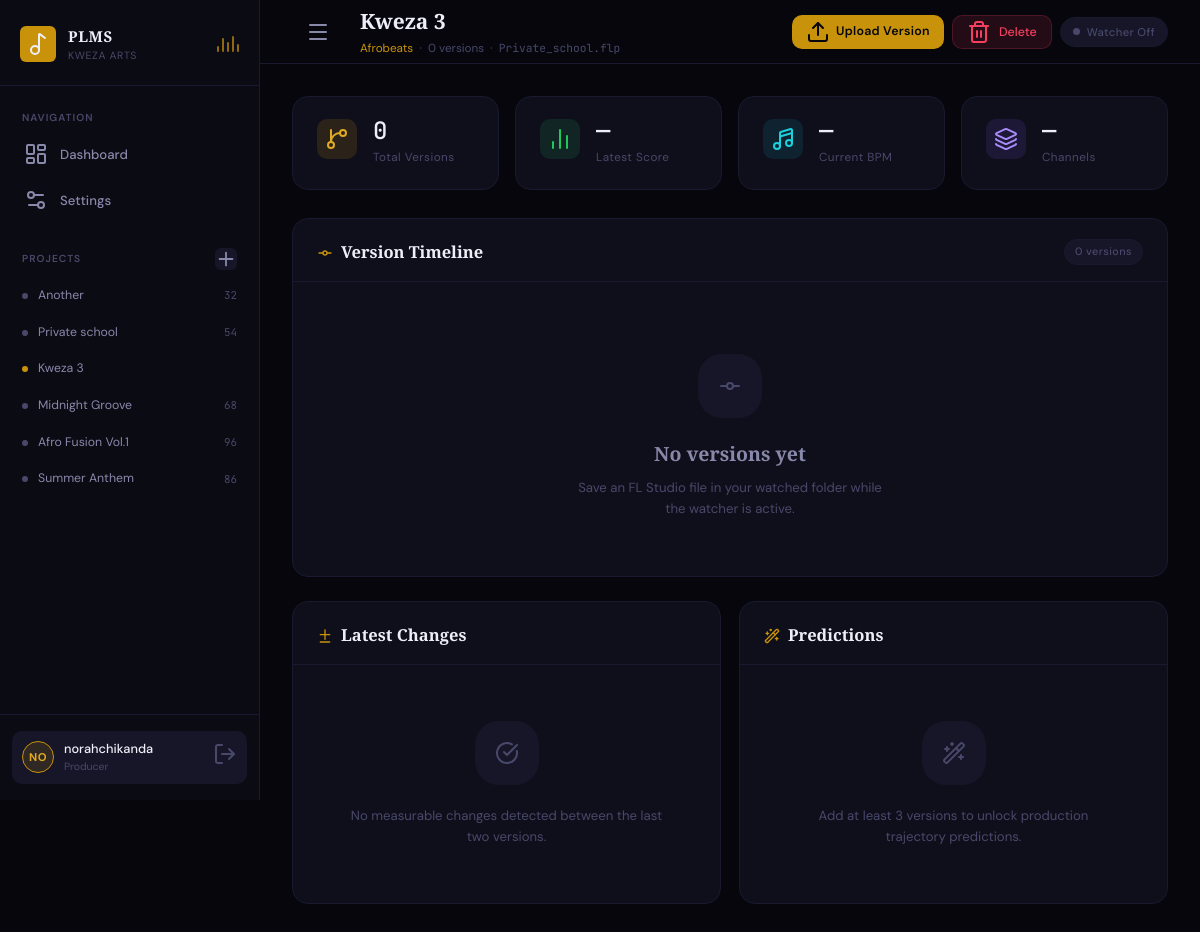
The page /project/7 (signed in) on the database its author committed.
### models.py (models this page shows, shortened)
class Project(db.Model):
    __tablename__ = 'projects'
    id          = db.Column(db.Integer, primary_key=True)
    user_id     = db.Column(db.Integer, db.ForeignKey('users.id'), nullable=False)
    name        = db.Column(db.String(200), nullable=False)
    filepath    = db.Column(db.String(500), default='')
    source_path = db.Column(db.String(500), default='')
    description = db.Column(db.Text,        default='')
    genre       = db.Column(db.String(100), default='')
    created_at  = db.Column(db.DateTime,    default=datetime.utcnow)
    versions    = db.relationship('Version', backref='project', lazy=True,
                                  cascade='all, delete-orphan',
                                  order_by='Version.version_num')
    @property
    def version_count(self):  return len(self.versions)
    @property
    def latest_version(self): return self.versions[-1] if self.versions else None
    @property
    def latest_score(self):
        lv = self.latest_version; return lv.quality_score if lv else 0.0
    @property
    def score_class(self):
        s = self.latest_score
        return 'score-high' if s >= 70 else ('score-mid' if s >= 40 else 'score-low')

class Version(db.Model):
    __tablename__ = 'versions'
    id            = db.Column(db.Integer, primary_key=True)
    project_id    = db.Column(db.Integer, db.ForeignKey('projects.id'), nullable=False)
    version_num   = db.Column(db.Integer, nullable=False)
    tempo         = db.Column(db.Float,   default=120.0)
    channel_count = db.Column(db.Integer, default=0)
    pattern_count = db.Column(db.Integer, default=0)
    quality_score = db.Column(db.Float,   default=0.0)
    changes_json  = db.Column(db.Text,    default='{}')
    backup_path   = db.Column(db.String(500), default='')
    notes         = db.Column(db.Text,    default='')
    captured_at   = db.Column(db.DateTime, default=datetime.utcnow)

class User(db.Model, UserMixin):
    __tablename__ = 'users'
    id            = db.Column(db.Integer, primary_key=True)
    username      = db.Column(db.String(80),  unique=True, nullable=False)
    email         = db.Column(db.String(120), unique=True, nullable=False)
    password_hash = db.Column(db.String(256), nullable=False)
    role          = db.Column(db.String(20),  default='producer')
    created_at    = db.Column(db.DateTime,    default=datetime.utcnow)
    projects      = db.relationship('Project',     backref='owner', lazy=True,
                                    cascade='all, delete-orphan')
    settings      = db.relationship('AppSettings', backref='user',  uselist=False,
                                    cascade='all, delete-orphan')
    @property
    def initials(self): return self.username[:2].upper()

### app.py (the view)
@app.route('/project/<int:project_id>')
@login_required
def project_detail(project_id):
    proj  = Project.query.filter_by(id=project_id,
                                    user_id=current_user.id).first_or_404()
    preds = PredictionEngine().predict_all(proj.versions) \
            if len(proj.versions) >= 3 else {}
    chart = dict(
        labels  =[f'v{v.version_num}'                         for v in proj.versions],
        scores  =[v.quality_score                              for v in proj.versions],
        channels=[v.channel_count                              for v in proj.versions],
        tempos  =[v.tempo                                      for v in proj.versions],
        patterns=[v.pattern_count                              for v in proj.versions],
        samples =[getattr(v, 'sample_count', 0)               for v in proj.versions],
    )
    return render_template('project.html', project=proj,
                           predictions=preds,
                           chart_data=json.dumps(chart))

### app.py (called while the page is built, shortened)
@login_manager.user_loader
def load_user(uid): return User.query.get(int(uid))

@app.context_processor
def inject_globals():
    active = False
    if current_user.is_authenticated:
        s = AppSettings.query.filter_by(user_id=current_user.id).first()
    return dict(watcher_active=active)

### templates/project.html (shortened to what this page needs)
{% extends "base.html" %}
{% block page_title %}{{ project.name }}{% endblock %}
{% block page_sub %}
  {% if project.genre %}<span style="color:var(--gold)">{{ project.genre }}</span> &nbsp;·&nbsp; {% endif %}
  {{ project.version_count }} version{{ 's' if project.version_count != 1 }}
  {% if project.filepath %}&nbsp;·&nbsp; <span class="mono" style="font-size:.75rem">{{ project.filepath }}</span>{% endif %}
{% endblock %}
{% block topbar_actions %}
  <label class="btn btn-primary btn-sm" style="cursor:pointer;display:inline-flex;align-items:center;gap:6px;position:relative">
    <i data-lucide="upload"></i>
    <span id="upload-btn-text">Upload Version</span>
  </label>
  <button class="btn btn-danger btn-sm"
          onclick="confirmDelete('{{ project.name }}','delete-form-{{ project.id }}')">
    <i data-lucide="trash-2"></i> Delete
  </button>
{% endblock %}
{% block content %}
<div class="stat-grid" style="margin-bottom:28px">
  <div class="stat-card">
    <div class="stat-icon gold"><i data-lucide="git-branch"></i></div>
    <div class="stat-info">
      <div class="stat-value">{{ project.version_count }}</div>
      <div class="stat-label">Total Versions</div>
    </div>
  </div>
  <div class="stat-card">
    <div class="stat-icon green"><i data-lucide="bar-chart-2"></i></div>
    <div class="stat-info">
      <div class="stat-value {{ project.score_class }}">
        {{ project.latest_score|round(1) if project.latest_score else '—' }}
      </div>
      <div class="stat-label">Latest Score</div>
    </div>
  </div>
  <div class="stat-card">
    <div class="stat-icon teal"><i data-lucide="music-4"></i></div>
    <div class="stat-info">
      <div class="stat-value">
        {% if project.latest_version %}{{ project.latest_version.tempo|round(1) }}{% else %}—{% endif %}
      </div>
      <div class="stat-label">Current BPM</div>
    </div>
  </div>
  <div class="stat-card">
    <div class="stat-icon purple"><i data-lucide="layers"></i></div>
    <div class="stat-info">
      <div class="stat-value">
        {% if project.latest_version %}{{ project.latest_version.channel_count }}{% else %}—{% endif %}
      </div>
      <div class="stat-label">Channels</div>
    </div>
  </div>
</div>
<div class="card mb-6">
  <div class="card-header">
    <h3><i data-lucide="git-commit-horizontal" style="width:16px;height:16px;display:inline;vertical-align:middle;margin-right:8px;color:var(--gold)"></i>Version Timeline</h3>
    <span class="badge badge-muted">{{ project.version_count }} versions</span>
  </div>
  <div class="card-body" style="padding-bottom:8px">
    {% if project.versions %}
      <div class="timeline-scroll">
        {% for version in project.versions|reverse %}
          <div class="version-card {% if loop.first %}latest{% endif %}">
            <div class="version-num">VERSION {{ version.version_num }}</div>
            <div class="version-score {{ version.score_class }}">
              {{ version.quality_score|round(0)|int }}
            </div>
            <div class="version-meta">
              <div class="version-meta-row">
                <span>Tempo</span>
                <span>{{ version.tempo|round(0)|int }} BPM</span>
              </div>
              <div class="version-meta-row">
                <span>Channels</span>
                <span>{{ version.channel_count }}</span>
              </div>
              <div class="version-meta-row">
                <span>Patterns</span>
                <span>{{ version.pattern_count }} pat.</span>
              </div>
              <div class="version-meta-row">
                <i data-lucide="music" style="width:11px;height:11px"></i>
                <span>{{ version.sample_count if version.sample_count is defined else 0 }} smp.</span>
              </div>
            </div>
            <div class="score-bar-wrap" style="margin-bottom:10px">
              <div class="score-bar-fill {{ version.score_class }}"
                   data-score="{{ version.quality_score }}"></div>
            </div>
            <div class="version-date">
              {{ version.captured_at.strftime('%d %b %Y · %H:%M') }}
            </div>
            {% if not loop.first %}
              <button
                class="version-rollback"
                data-project-id="{{ project.id }}"
                data-version-num="{{ version.version_num }}">
                <i data-lucide="rotate-ccw"></i> Rollback
              </button>
            {% endif %}
          </div>
        {% endfor %}
      </div>
    {% else %}
      <div class="empty-state" style="padding:48px 24px">
        <div class="empty-icon"><i data-lucide="git-commit-horizontal"></i></div>
        <h3>No versions yet</h3>
        <p>Save an FL Studio file in your watched folder while the watcher is active.</p>
      </div>
    {% endif %}
  </div>
</div>
<div style="display:grid;grid-template-columns:1fr 1fr;gap:18px;margin-bottom:18px">
  <div class="card">
    <div class="card-header">
      <h3><i data-lucide="diff" style="width:16px;height:16px;display:inline;vertical-align:middle;margin-right:8px;color:var(--gold)"></i>Latest Changes</h3>
    </div>
    <div class="card-body">
      {% if project.latest_version and project.latest_version.changes and project.latest_version.changes.total > 0 %}
        <div class="changes-list">
          {% for key, change in project.latest_version.changes.items() %}
            {% if key != 'total' %}
              <div class="change-item {{ change.direction }}">
                {% if change.direction == 'increased' %}
                  <i data-lucide="arrow-up-right"></i>
                {% else %}
                  <i data-lucide="arrow-down-right"></i>
                {% endif %}
                <span class="change-label">{{ change.label }}</span>
                <span class="change-values">
                  <strong>{{ change.before }}</strong>
                  →
                  <strong>{{ change.after }}</strong>
                  <span style="color:var(--text-3)">({{ '+' if change.delta > 0 else '' }}{{ change.delta }} {{ change.unit }})</span>
                </span>
              </div>
            {% endif %}
          {% endfor %}
        </div>
      {% elif project.version_count == 1 %}
        <div class="empty-state" style="padding:32px 0">
          <div class="empty-icon"><i data-lucide="git-commit-horizontal"></i></div>
          <p>This is the first version. Changes will appear from version 2 onwards.</p>
        </div>
      {% else %}
        <div class="empty-state" style="padding:32px 0">
          <div class="empty-icon"><i data-lucide="check-circle"></i></div>
          <p>No measurable changes detected between the last two versions.</p>
        </div>
      {% endif %}
    </div>
  </div>
  <div class="card">
    <div class="card-header">
      <h3><i data-lucide="wand-2" style="width:16px;height:16px;display:inline;vertical-align:middle;margin-right:8px;color:var(--gold)"></i>Predictions</h3>
    </div>
    <div class="card-body">
      {% if predictions %}
        <div class="prediction-grid" style="grid-template-columns:1fr">
          {% if predictions.quality_score and predictions.quality_score.available %}
            {% set qs = predictions.quality_score %}
            <div class="prediction-item">
              <div class="pred-metric">Next Score (v{{ qs.next_version }})</div>
              <div class="pred-value {{ 'score-high' if qs.predicted_value >= 70 else ('score-mid' if qs.predicted_value >= 40 else 'score-low') }}">
                {{ qs.predicted_value|round(1) }}
              </div>
              <div class="pred-trend {{ qs.trend }}">
                <i data-lucide="{{ 'trending-up' if qs.trend in ['growing','improving'] else ('trending-down' if qs.trend in ['declining','tapering'] else 'minus') }}"
                   style="width:12px;height:12px;display:inline;vertical-align:middle;margin-right:4px"></i>
                {{ qs.trend|capitalize }}
              </div>
            </div>
          {% endif %}
          {% if predictions.channel_count and predictions.channel_count.available %}
            {% set cc = predictions.channel_count %}
            <div class="prediction-item">
              <div class="pred-metric">Expected Channels (v{{ cc.next_version }})</div>
              <div class="pred-value">{{ cc.predicted_value|round(0)|int }}</div>
              <div class="pred-trend {{ cc.trend }}">{{ cc.trend|capitalize }}</div>
            </div>
          {% endif %}
          {% if predictions.tempo and predictions.tempo.available %}
            {% set t = predictions.tempo %}
            <div class="prediction-item">
              <div class="pred-metric">Predicted Tempo (v{{ t.next_version }})</div>
              <div class="pred-value">{{ t.predicted_value|round(1) }} BPM</div>
              <div class="pred-trend {{ t.trend }}">{{ t.trend|capitalize }}</div>
            </div>
          {% endif %}
        </div>
      {% else %}
        <div class="empty-state" style="padding:32px 0">
          <div class="empty-icon"><i data-lucide="wand-2"></i></div>
          <p>Add at least 3 versions to unlock production trajectory predictions.</p>
        </div>
      {% endif %}
    </div>
  </div>
</div>
{% endblock %}

### templates/base.html (shortened to what this page needs)
<!DOCTYPE html>
<html lang="en">
<head>
  <link rel="stylesheet" href="{{ url_for('static', filename='css/style.css') }}">
</head>
<body>
<div class="app-shell">
  <aside class="sidebar" id="sidebar">
    <div class="sidebar-brand">
      <div class="brand-icon"><i data-lucide="music-2"></i></div>
      <div class="brand-text">
        <div class="brand-title">PLMS</div>
        <div class="brand-sub">Kweza Arts</div>
      </div>
      <div class="sidebar-eq"><span></span><span></span><span></span><span></span><span></span></div>
    </div>
    <nav class="sidebar-nav">
      <div class="sidebar-nav-label">Navigation</div>
      <a href="{{ url_for('dashboard') }}" class="nav-item {% if request.endpoint=='dashboard' %}active{% endif %}">
        <i data-lucide="layout-dashboard"></i> Dashboard
      </a>
      <a href="{{ url_for('settings') }}" class="nav-item {% if request.endpoint=='settings' %}active{% endif %}">
        <i data-lucide="settings-2"></i> Settings
      </a>
    </nav>
    <div class="sidebar-projects">
      <div class="sidebar-projects-header">
        <span>Projects</span>
        <button data-modal-open="modal-new-project" title="New project"><i data-lucide="plus"></i></button>
      </div>
      {% set user_projects = current_user.projects|sort(attribute='created_at', reverse=True) %}
      {% for proj in user_projects[:12] %}
        <a href="{{ url_for('project_detail', project_id=proj.id) }}"
           class="project-nav-item {% if request.endpoint=='project_detail' and project is defined and project.id==proj.id %}active{% endif %}">
          <span class="proj-dot"></span>
          <span class="proj-name">{{ proj.name }}</span>
          <span class="proj-score mono">{% if proj.latest_score > 0 %}{{ proj.latest_score|round(0)|int }}{% endif %}</span>
        </a>
      {% else %}
        <div class="text-xs text-muted" style="padding:8px 10px">No projects yet.</div>
      {% endfor %}
    </div>
    <div class="sidebar-footer">
      <div class="user-card">
        <div class="user-avatar">{{ current_user.initials }}</div>
        <div class="user-info">
          <div class="user-name">{{ current_user.username }}</div>
          <div class="user-role">{{ current_user.role }}</div>
        </div>
        <a href="{{ url_for('auth_logout') }}" title="Sign out"><i data-lucide="log-out"></i></a>
      </div>
    </div>
  </aside>
  <div class="main-content">
    <header class="topbar">
      <button id="sidebar-toggle" class="btn btn-ghost"><i data-lucide="menu"></i></button>
      <div class="topbar-left">
        <div class="topbar-title serif">{% block page_title %}Dashboard{% endblock %}</div>
        <div class="topbar-sub">{% block page_sub %}{% endblock %}</div>
      </div>
      <div class="topbar-actions">
        {% block topbar_actions %}{% endblock %}
        <span class="watcher-badge {% if watcher_active %}active{% else %}inactive{% endif %}"
              id="watcher-badge">
          <span class="dot"></span>
          <span id="watcher-label">
          </span>
        </span>
      </div>
    </header>
    <main class="page-body">{% block content %}{% endblock %}</main>
  </div>
</div>
</body>
</html>

### rows shown on the page
Project: name "Another", latest_score "32"
Project: name "Private school", latest_score "54"
Project: name "Kweza 3", genre "Afrobeats", filepath "Private_school.flp"
Project: name "Midnight Groove", latest_score "68"
Project: name "Afro Fusion Vol.1", latest_score "96"
Project: name "Summer Anthem", latest_score "86"
User: initials "NO", username "norahchikanda", role "Producer"

### other values the page prints
{{ project.version_count }} "0"
{{ 's' if project.version_count != 1 }} "s"
{{ project.latest_score|round(1) if project.latest_score else '—' }} "—"
